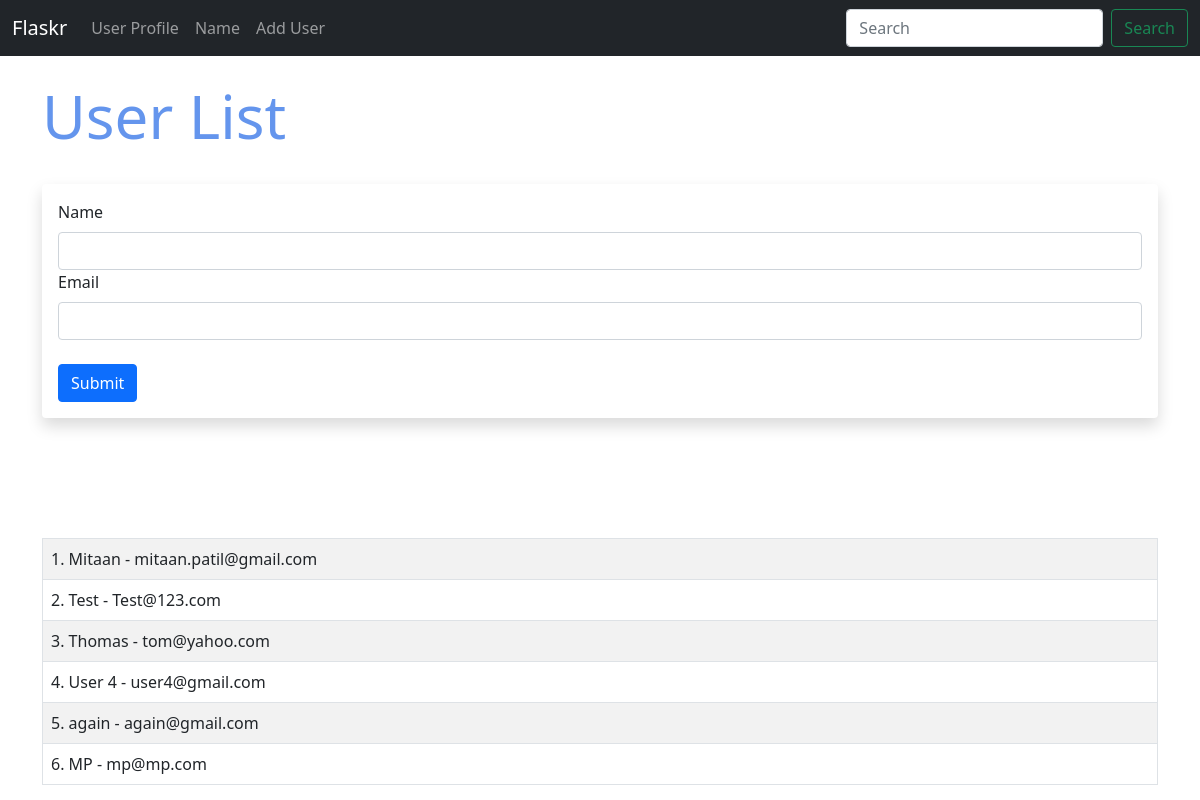
The page /user/add on the database as committed earlier.
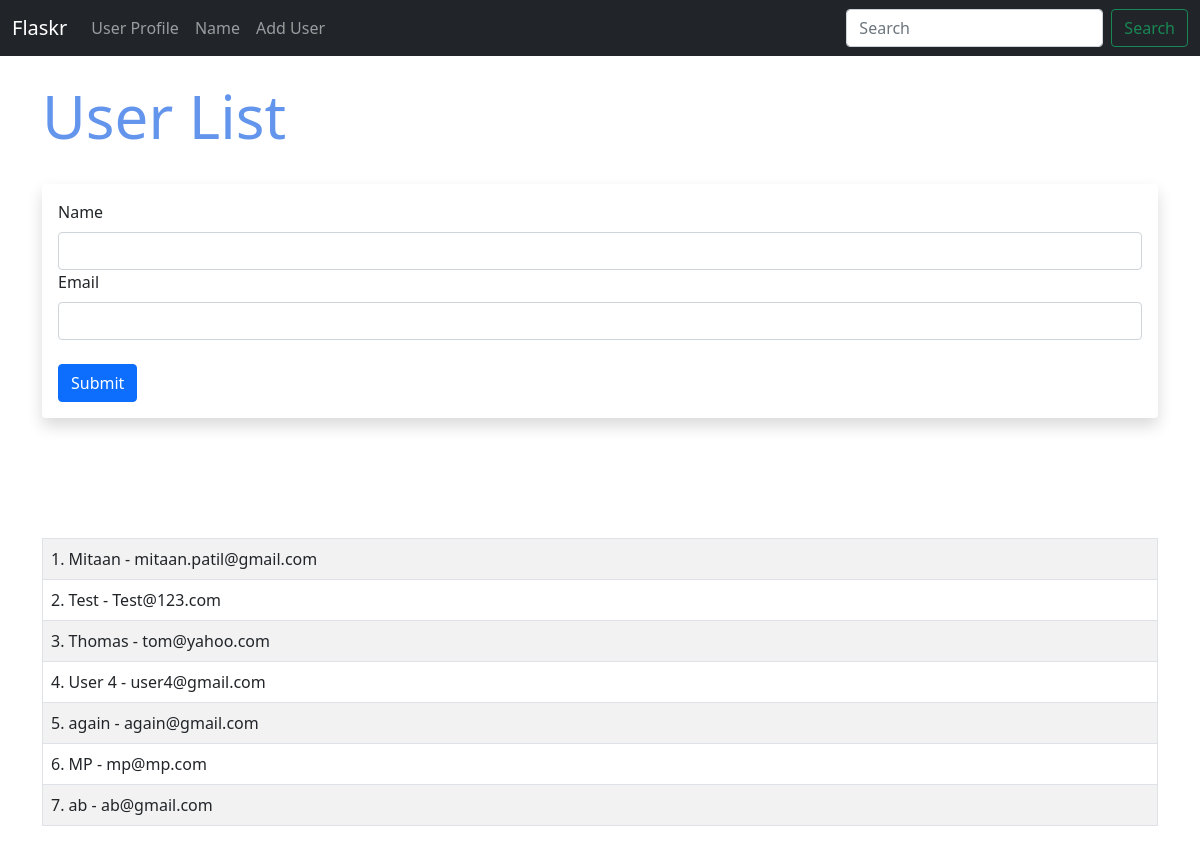
The same page on the database as committed later.
### hello.py (models this page shows, shortened)
class Users(db.Model):
    id = db.Column(db.Integer, primary_key=True)
    name = db.Column(db.String(200), nullable=False)
    email = db.Column(db.String(120), nullable=False, unique=True)
    date_added = db.Column(db.DateTime, default=datetime.utcnow) #come back and check parenthesis

### hello.py (the view, shortened to what this page needs)
@app.route('/user/add', methods=['GET', 'POST'])
def add_user():
    name = None
    form = UserForm()
    our_users = Users.query.order_by(Users.date_added)
    return render_template("add_user.html", form=form, name=name, our_users=our_users)

### hello.py
class UserForm(FlaskForm):
    name = StringField("Name", validators=[DataRequired()])
    email = StringField("Email", validators=[DataRequired()])
    submit = SubmitField("Submit")

### templates/add_user.html (shortened to what this page needs)
{% extends 'base.html' %}
{% block content %}
    {% if name %}
        <h1>User Added</h1>
        <br/><br/><br/>
        <table class="table table-hover table-bordered table-striped">
        {% for our_user in our_users %}
            <tr>
            <td>{{ our_user.id }}. {{ our_user.name }}
                - {{ our_user.email }}</td>
            </tr>
        {% endfor %}
        </table>
    {% else %}
        <h1> User List</h1>
        <br/>
        <div class="shadow p-3 mb-5 bg-body rounded">
        <form method="POST">
            {{ form.name.label(class="form-label") }}
            {{ form.name(class="form-control") }}
            {{ form.email.label(class="form-label") }}
            {{ form.email(class="form-control") }}
            <br/>
            {{ form.submit(class="btn btn-primary") }}
        </form>
        </div>
<br/><br/><br/>
<table class="table table-hover table-bordered table-striped">
{% for our_user in our_users %}
    <tr>
    <td>{{ our_user.id }}. {{ our_user.name }}
        - {{ our_user.email }}</td>
    </tr>
{% endfor %}
</table>
{% endif %}
{% endblock %}

### templates/base.html (shortened to what this page needs)
<!doctype html>
<html lang="en">
  <head>
    <link href="https://cdn.jsdelivr.net/npm/bootstrap@5.0.2/dist/css/bootstrap.min.css" rel="stylesheet">
    <link href="{{ url_for('static', filename='css/style.css') }}" rel="stylesheet">
  </head>
  <body>
    {% include 'navbar.html' %}
    <br/>
    <div class="container">
        {% block content %}
        {% endblock %}
    </div>
  </body>
</html>

### templates/navbar.html (shortened to what this page needs)
<nav class="navbar navbar-expand-lg navbar-dark bg-dark">
  <div class="container-fluid">
    <a class="navbar-brand" href="{{ url_for('index') }}">Flaskr</a>
    <div class="collapse navbar-collapse" id="navbarSupportedContent">
      <ul class="navbar-nav me-auto mb-2 mb-lg-0">
        <li class="nav-item">
          <a class="nav-link" href="{{ url_for('user', name='John') }}">User Profile</a>
        </li>
           <li class="nav-item">
          <a class="nav-link" href="{{ url_for('name') }}">Name</a>
        </li>
          <li class="nav-item">
          <a class="nav-link" href="{{ url_for('add_user') }}">Add User</a>
        </li>
      </ul>
      <form class="d-flex">
        <input class="form-control me-2" type="search" placeholder="Search" aria-label="Search">
        <button class="btn btn-outline-success" type="submit">Search</button>
      </form>
    </div>
  </div>
</nav>

### static/css/style.css (style rules this page uses)
h1 { color: cornflowerblue; font-size: 60px; }
body { background: f4f4f4; }

Rows that differ between the two databases and show on the page:
added Users: id "7", name "ab", email "ab@gmail.com"
